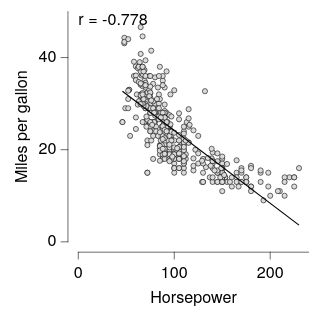

Express this chart as Vega-Lite.
### Vega-Lite specification from a JSON file in a GitHub repository (floating-point values rounded to 4 significant figures; data arrays with more than 128 entries replaced by an {"elided": "..."} marker saying what was removed)
{"background": null, "config": {"arc": {"fill": "#DBDBDB", "fillOpacity": 1.0, "innerRadius": 25.0, "padAngle": 0.03, "stroke": "black", "strokeOpacity": 1, "strokeWidth": 0.25}, "area": {"fill": "#DBDBDB", "fillOpacity": 1.0, "stroke": "black", "strokeOpacity": 1, "strokeWidth": 0.25}, "axis": {"domain": true, "domainCap": "round", "domainColor": "black", "domainWidth": 0.25, "grid": false, "gridCap": "round", "gridColor": "#F1F1F1", "gridDash": [0, 0], "gridOpacity": 1.0, "gridWidth": 0.25, "labelColor": "black", "labelFont": "Helvetica Neue, HelveticaNeue, Helvetica, Arial, sans-serif", "labelFontSize": 7, "labelFontStyle": "normal", "labelFontWeight": 400, "offset": 4.5, "ticks": true, "tickCap": "round", "tickColor": "black", "tickRound": false, "tickSize": 3, "tickWidth": 0.25, "titleColor": "black", "titleFont": "Helvetica Neue, HelveticaNeue, Helvetica, Arial, sans-serif", "titleFontSize": 7, "titleFontStyle": "normal", "titleFontWeight": 400}, "axisX": {"domain": true, "labelAlign": "center", "labelAngle": 0, "labels": true, "ticks": true, "translate": 0}, "axisY": {"domain": true, "labelAlign": "right", "labelAngle": 0, "labels": true, "ticks": true, "translate": 0}, "axisRight": {"domain": true, "labelAlign": "left", "labelAngle": 0, "labels": true, "ticks": true, "translate": 0}, "axisTop": {"domain": true, "labelAlign": "center", "labelAngle": 0, "labels": true, "ticks": true, "translate": 0}, "axisBand": {"tickOffset": 0}, "bar": {"fill": "#DBDBDB", "fillOpacity": 1.0, "stroke": "black", "strokeOpacity": 1, "strokeWidth": 0.25}, "boxplot": {"size": 9.0, "ticks": {"cornerRadius": 0.25, "fill": "black", "opacity": 1, "size": 4.5, "thickness": 0.25}, "box": {"fillOpacity": 1.0, "stroke": "black", "strokeOpacity": 1, "strokeWidth": 0.25}, "median": {"cornerRadius": 0, "fill": "black", "fillOpacity": 1.0, "opacity": 1, "size": 9.0, "thickness": 0.25}, "rule": {"fill": "black", "fillOpacity": 1.0, "size": 10.0, "stroke": "black", "strokeDash": [0, 0], "strokeOpacity": 1, "strokeWidth": 0.25}, "outliers": {"color": "black", "fill": "black", "fillOpacity": 1.0, "size": 0, "stroke": "black", "strokeOpacity": 1, "strokeWidth": 0.25}}, "circle": {"fill": "black", "fillOpacity": 1.0, "size": 1.25, "stroke": null, "strokeOpacity": 1, "strokeWidth": 0.25}, "errorband": {"band": {"fillOpacity": 0.6, "stroke": null, "strokeWidth": 0.25, "strokeOpacity": 1}, "borders": {"opacity": 0, "strokeOpacity": 0.25, "strokeWidth": 1}}, "errorbar": {"opacity": 1, "rule": {"strokeDash": [0, 0], "strokeWidth": 0.25}, "ticks": {"color": "black", "cornerRadius": 0.125, "opacity": 1, "size": 6.0, "thickness": 0.25}, "thickness": 0.25}, "font": "Helvetica Neue, HelveticaNeue, Helvetica, Arial, sans-serif", "geoshape": {"fill": "#DBDBDB", "fillOpacity": 1.0, "stroke": "black", "strokeOpacity": 1, "strokeWidth": 0.25}, "header": {"labelColor": "black", "labelFont": "Helvetica Neue, HelveticaNeue, Helvetica, Arial, sans-serif", "labelFontSize": 7, "labelFontStyle": "normal", "labelFontWeight": 400, "titleColor": "black", "titleFont": "Helvetica Neue, HelveticaNeue, Helvetica, Arial, sans-serif", "titleFontSize": 7, "titleFontStyle": "normal", "titleFontWeight": 400, "titlePadding": 0}, "legend": {"disable": false, "offset": 4.5, "titlePadding": 4, "labelOffset": 2, "gradientLabelOffset": 2, "gradientLength": 50.0, "gradientThickness": 5.0, "gradientOpacity": 1.0, "gradientStrokeColor": "black", "gradientStrokeWidth": 0.25, "labelColor": "black", "labelFont": "Helvetica Neue, HelveticaNeue, Helvetica, Arial, sans-serif", "labelFontSize": 7, "labelFontStyle": "normal", "labelFontWeight": 400, "strokeColor": "black", "strokeWidth": 0, "symbolSize": 42, "symbolStrokeColor": "black", "symbolStrokeWidth": 0.25, "titleColor": "black", "titleFont": "Helvetica Neue, HelveticaNeue, Helvetica, Arial, sans-serif", "titleFontSize": 7, "titleFontStyle": "normal", "titleFontWeight": 400}, "line": {"color": "black", "stroke": "black", "strokeCap": "butt", "strokeDash": [0, 0], "strokeOpacity": 1, "strokeWidth": 0.5}, "point": {"filled": true, "fill": "#DBDBDB", "fillOpacity": 1.0, "size": 5.0, "stroke": "black", "strokeOpacity": 1, "strokeWidth": 0.25}, "range": {"category": ["#B2B2B2", "#636363", "#4A7CD3", "#008542", "#382864", "#509F98", "#284F93", "#005226", "#A398D6", "#173633"], "diverging": {"scheme": ["#443E60", "#5F597E", "#7C759B", "#9994B6", "#B7B4CC", "#D6D5DC", "#F6F6F6", "#D1DAD9", "#A4C2BF", "#7AA9A4", "#578E89", "#37736E", "#1B5954"]}, "heatmap": {"scheme": ["#32022B", "#43044D", "#4C196E", "#4D338C", "#484DA6", "#3A68BB", "#1D83CA", "#1D9CCB", "#23B5C9", "#28CDC5", "#4DE0B4", "#91EE9F"]}, "ordinal": {"scheme": ["#F1F1F1", "#DBDBDB", "#C6C6C6", "#B2B2B2", "#9D9D9D", "#898989", "#767676", "#636363", "#515151", "#404040", "#2F2F2F", "#1F1F1F"]}, "ramp": {"scheme": ["#32022B", "#43044D", "#4C196E", "#4D338C", "#484DA6", "#3A68BB", "#1D83CA", "#1D9CCB", "#23B5C9", "#28CDC5", "#4DE0B4", "#91EE9F"]}}, "rule": {"color": "black", "stroke": "black", "strokeCap": "round", "strokeDash": [2, 2], "strokeOpacity": 1, "strokeWidth": 0.25}, "scale": {"bandPaddingInner": 0.1, "bandPaddingOuter": 0.1, "round": false}, "rect": {"fill": "#DBDBDB", "fillOpacity": 1.0, "stroke": "black", "strokeOpacity": 1, "strokeWidth": 0.25}, "square": {"fill": "#DBDBDB", "fillOpacity": 1.0, "size": 10.0, "stroke": "black", "strokeOpacity": 1, "strokeWidth": 0.25}, "text": {"color": "black", "font": "Helvetica Neue, HelveticaNeue, Helvetica, Arial, sans-serif", "fontSize": 7, "fontStyle": "normal", "fontWeight": 400}, "tick": {"color": "black", "cornerRadius": 0.125, "opacity": 1.0, "size": 9.0, "thickness": 0.25}, "title": {"anchor": "middle", "frame": "group", "color": "black", "font": "Helvetica Neue, HelveticaNeue, Helvetica, Arial, sans-serif", "fontSize": 7, "fontStyle": "normal", "fontWeight": 400, "subtitleColor": "black", "subtitleFont": "Helvetica Neue, HelveticaNeue, Helvetica, Arial, sans-serif", "subtitleFontSize": "Helvetica Neue, HelveticaNeue, Helvetica, Arial, sans-serif", "subtitleFontStyle": "normal", "subtitleFontWeight": 400}, "trail": {"color": "black", "opacity": 1, "size": 0.5}, "view": {"continuousWidth": 100, "continuousHeight": 100, "discreteWidth": 100, "discreteHeight": 100, "fill": null, "stroke": null, "strokeWidth": 0.25}}, "layer": [{"data": {"name": "data-7285c4e2e195e5a75737a34913199f5f"}, "mark": {"type": "point"}, "encoding": {"x": {"field": "Horsepower", "type": "quantitative"}, "y": {"field": "Miles_per_Gallon", "title": "Miles per gallon", "type": "quantitative"}}}, {"layer": [{"data": {"name": "data-e5e41d7cdc7704607649085c2c14cc40"}, "mark": {"type": "line"}, "encoding": {"x": {"field": "Horsepower", "type": "quantitative"}, "y": {"field": "Miles_per_Gallon", "type": "quantitative"}}}, {"data": {"values": [{"__dysonsphere__": 1}]}, "mark": {"type": "text", "align": "left", "angle": 0, "baseline": "top", "dx": 0, "dy": 0, "fontSize": 7, "opacity": 1.0}, "encoding": {"text": {"value": "r = -0.778"}, "x": {"value": 0}, "y": {"value": 0}}}], "name": "__dysonsphere_289b330e0455c514_19"}], "$schema": "https://vega.github.io/schema/vega-lite/v6.4.1.json", "datasets": {"data-7285c4e2e195e5a75737a34913199f5f": {"elided": "392 records"}, "data-e5e41d7cdc7704607649085c2c14cc40": [{"Horsepower": 46.0, "Miles_per_Gallon": 32.68, "__dysonsphere__": 1}, {"Horsepower": 230.0, "Miles_per_Gallon": 3.632, "__dysonsphere__": 1}]}}
